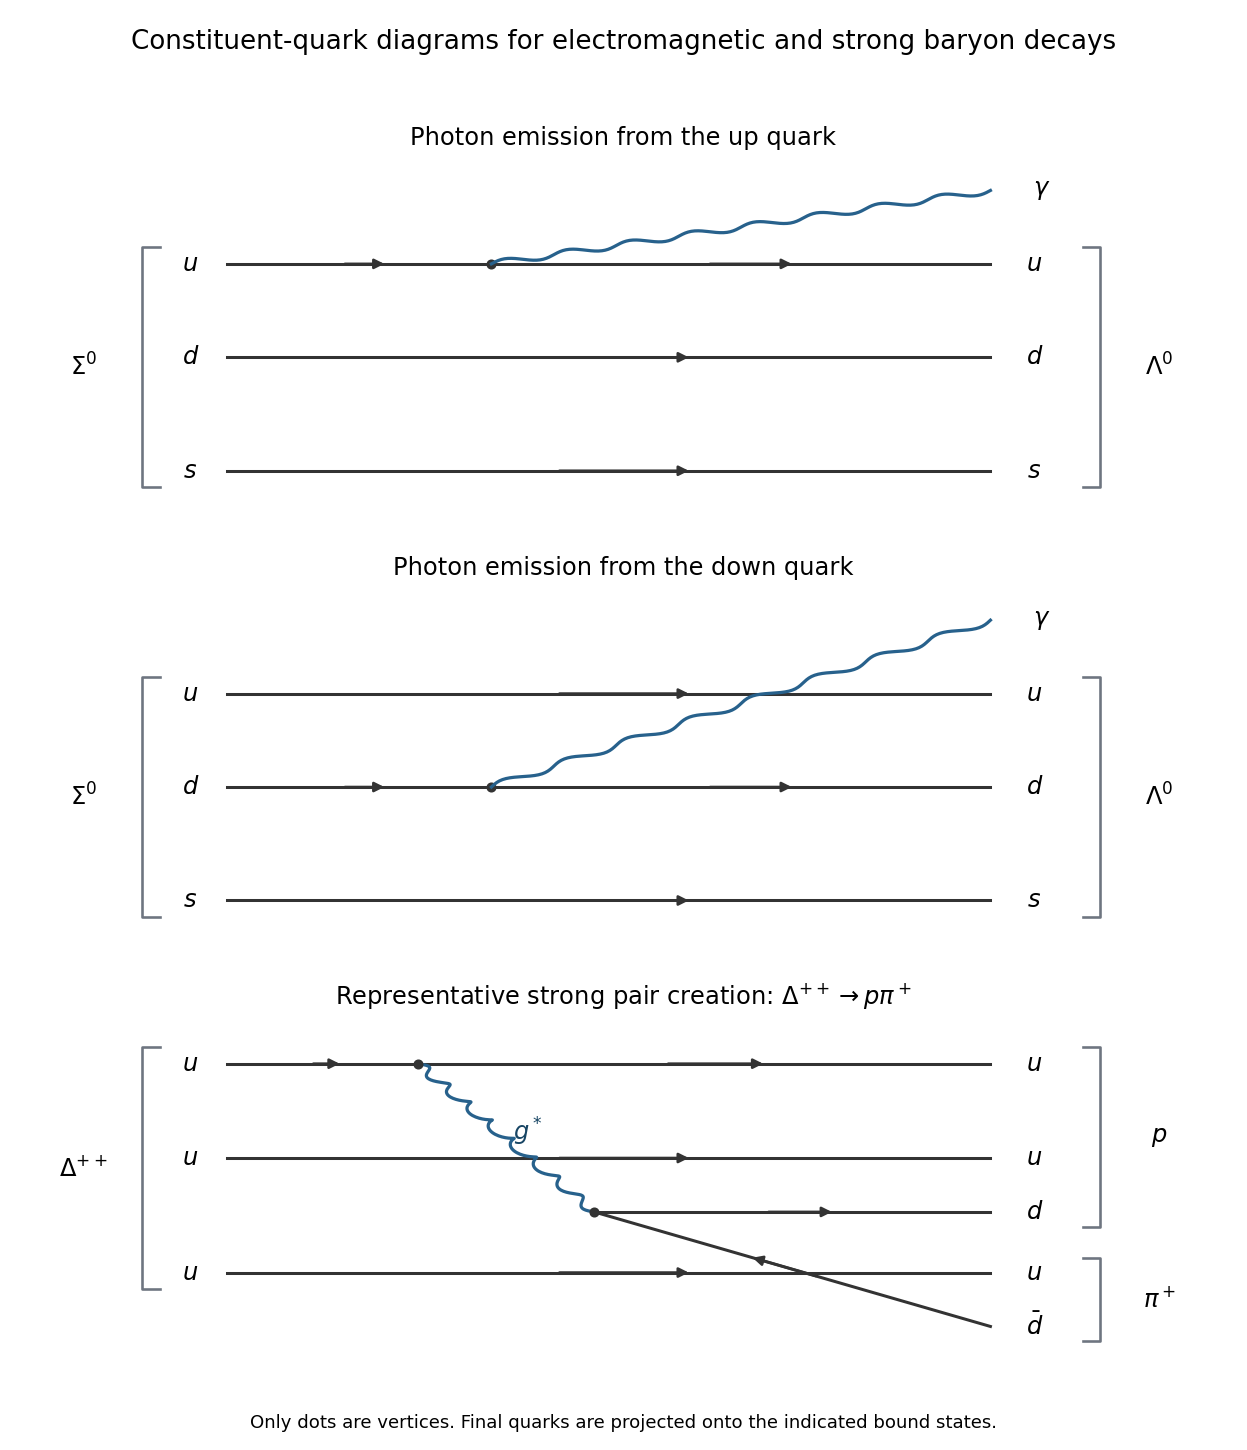

This chart was generated by the following Python code:
"""Original 2018 Particle and Nuclear Physics solution figure.

Writes the PNG basename to the current working directory. Dependencies are
numpy and matplotlib, declared in the repository pyproject.toml.
Tested with Python 3.14.4, NumPy 2.3.5, Matplotlib 3.10.7.
"""
from pathlib import Path
import matplotlib
matplotlib.use("Agg")
import matplotlib.pyplot as plt
from matplotlib.patches import Rectangle
import numpy as np


def line(ax, a, b, kind="fermion", backwards=False, label=None):
    a, b = np.array(a, dtype=float), np.array(b, dtype=float)
    d = b - a
    n = np.array([-d[1], d[0]]) / np.linalg.norm(d)
    if kind in ("wavy", "gluon"):
        t = np.linspace(0, 1, 300)
        phase = 16 * np.pi * t
        curve = a[:, None] + d[:, None] * t + 0.045 * n[:, None] * np.sin(phase)
        if kind == "gluon":
            curve += 0.045 * (d / np.linalg.norm(d))[:, None] * (np.cos(phase)-1) * np.sin(np.pi*t)
        ax.plot(*curve, color="#27618c", lw=1.6)
    else:
        ax.plot([a[0], b[0]], [a[1], b[1]], color="#333333", lw=1.5)
        if kind == "fermion":
            if backwards:
                a, b = b, a
            ax.annotate("", xy=a+0.61*(b-a), xytext=a+0.43*(b-a),
                        arrowprops={"arrowstyle":"-|>","color":"#333333","lw":1.3})
    if label:
        pos=(a+b)/2+0.17*n
        ax.text(*pos, label, fontsize=12, ha="center", va="center", color="#174564")


def text(ax, x, y, label, **kwargs):
    ax.text(x, y, label, ha="center", va="center", fontsize=12, **kwargs)


def setup(ax, xlim=(-.3,7), ylim=(-2.1,3.9)):
    ax.set_xlim(*xlim);ax.set_ylim(*ylim);ax.axis("off")


def save(fig):
    fig.savefig(Path(__file__).with_suffix(".png").name,dpi=145,facecolor="white")
    plt.close(fig)


def dot(ax,p):ax.plot(*p,"o",color="#333333",ms=4)


def bracket(ax,x,y0,y1,label,left=False):
    d=-.12 if not left else .12
    ax.plot([x+d,x,x,x+d],[y0,y0,y1,y1],color="#6e7580",lw=1.3)
    text(ax,x+(-.4 if left else .4),(y0+y1)/2,label)


def main():
    fig,axes=plt.subplots(3,1,figsize=(8.6,10))
    for ax,emitter in zip(axes[:2],[0,1]):
        ys=[2.,.6,-1.1]
        for i,(y,label) in enumerate(zip(ys,[r"$u$",r"$d$",r"$s$"])):
            v=(2.5,y)
            if i==emitter:
                line(ax,(.7,y),v);line(ax,v,(5.9,y));dot(ax,v)
                line(ax,v,(5.9,3.1),"wavy");text(ax,6.25,3.1,r"$\gamma$")
            else:line(ax,(.7,y),(5.9,y))
            text(ax,.45,y,label);text(ax,6.2,y,label)
        bracket(ax,.12,-1.35,2.25,r"$\Sigma^0$",left=True)
        bracket(ax,6.65,-1.35,2.25,r"$\Lambda^0$")
        setup(ax,xlim=(-.7,7.5),ylim=(-1.7,3.6))
        ax.set_title("Photon emission from the up quark" if emitter==0 else "Photon emission from the down quark",fontsize=12)
    ax=axes[2];A=(2,2);B=(3.2,-.2)
    line(ax,(.7,2),A);line(ax,A,(5.9,2))
    line(ax,(.7,.6),(5.9,.6));line(ax,(.7,-1.1),(5.9,-1.1))
    line(ax,A,B,"gluon",label=r"$g^*$")
    line(ax,B,(5.9,-.2));line(ax,B,(5.9,-1.9),backwards=True)
    for y in [2,.6,-1.1]:text(ax,.45,y,r"$u$")
    for y,label in [(2,r"$u$"),(.6,r"$u$"),(-.2,r"$d$"),(-1.1,r"$u$"),(-1.9,r"$\bar d$")]:text(ax,6.2,y,label)
    bracket(ax,.12,-1.35,2.25,r"$\Delta^{++}$",left=True)
    bracket(ax,6.65,-.43,2.25,r"$p$");bracket(ax,6.65,-2.12,-.88,r"$\pi^+$")
    dot(ax,A);dot(ax,B)
    setup(ax,xlim=(-.7,7.5),ylim=(-2.55,2.7))
    ax.set_title(r"Representative strong pair creation: $\Delta^{++}\to p\pi^+$",fontsize=12)
    fig.suptitle("Constituent-quark diagrams for electromagnetic and strong baryon decays",fontsize=13)
    fig.text(.5,.015,"Only dots are vertices. Final quarks are projected onto the indicated bound states.",ha="center",fontsize=9)
    fig.tight_layout(rect=(0,.04,1,.96),h_pad=2);save(fig)

if __name__=="__main__":main()
